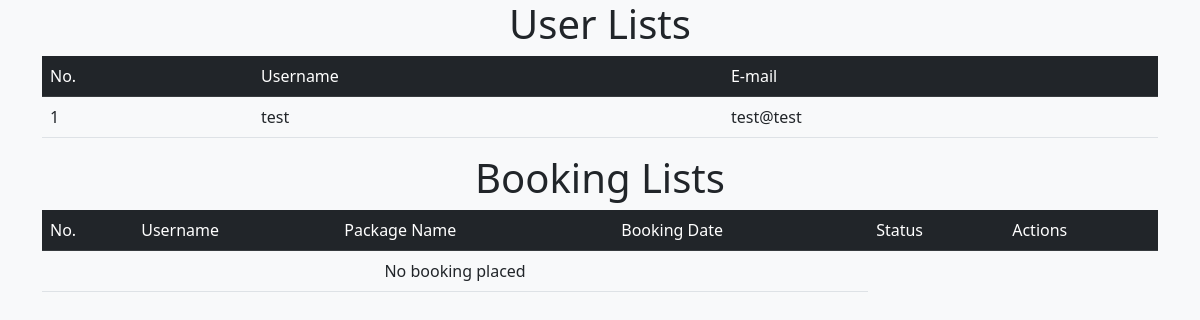
The app's page /views/adminPanel.php, older data.
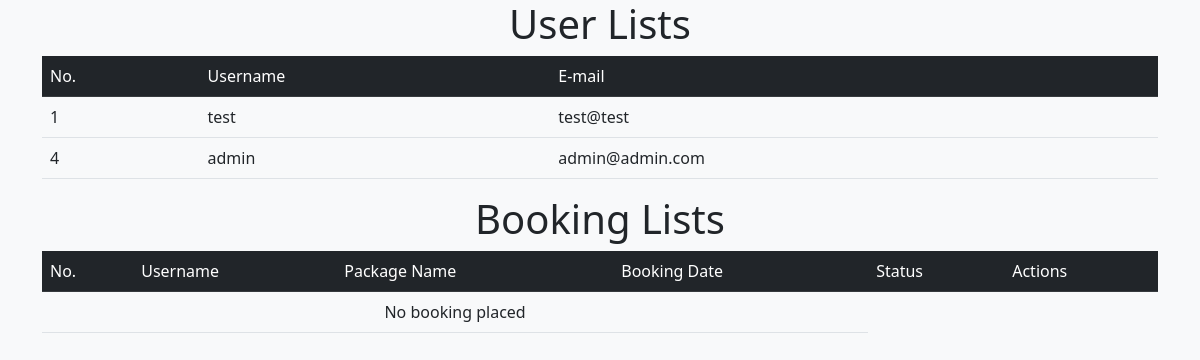
The same page, newer data.
### tables this page shows
CREATE TABLE `users` (
  `id` int(11) NOT NULL,
  `username` varchar(255) NOT NULL,
  `email` varchar(255) NOT NULL,
  `password` varchar(255) NOT NULL
);

### views/adminPanel.php (the view, shortened to what this page needs)
<?php
require_once('../functions/connectDB.php');
?>
<!DOCTYPE html>
<html lang="en">
<head>
    <link href="https://cdn.jsdelivr.net/npm/bootstrap@5.0.1/dist/css/bootstrap.min.css" rel="stylesheet">
    <link rel="stylesheet" href="https://cdn.jsdelivr.net/npm/bootstrap-icons@1.5.0/font/bootstrap-icons.css">
</head>
<body class="bg-light">
    <div class="container">
        <h1 class="text-center">User Lists</h1>
        <table class="table table-hover">
            <tr class="table-dark">
                <td>No.</td>
                <td>Username</td>
                <td>E-mail</td>
            </tr>
            <?php
                $sql = "SELECT * FROM users";
                $result = mysqli_query($conn, $sql);
                if(mysqli_num_rows($result) > 0){
                    while($row = mysqli_fetch_assoc($result)){
            ?>
                <tr>
                    <td><?php echo $row['id']; ?></td>
                    <td><?php echo $row['username']; ?></td>
                    <td><?php echo $row['email']; ?></td>
                </tr>
            <?php
                    }
                }
            ?>
        </table>
    </div>
    <div class="container">
        <h1 class="text-center">Booking Lists</h1>
        <table class="table table-hover">
            <tr class="table-dark">
                <td>No.</td>
                <td>Username</td>
                <td>Package Name</td>
                <td>Booking Date</td>
                <td>Status</td>
                <td>Actions</td>
            </tr>
            <?php
                $sql = "SELECT bookinglist.id AS bookID,
                bookinglist.bookSetDate AS bookSetDate,
                tourpackage.pkgTitle AS pkgTitle,
                users.username AS username,
                bookinglist.bookFirstName AS firstName,
                bookinglist.bookLastName AS lastName,
                bookinglist.bookNric AS nric,
                bookinglist.bookBirthDate AS birthDate,
                bookinglist.bookPhoneNumber AS phoneNumber,
                bookinglist.bookAddress AS address,
                bookinglist.bookAdultQuantity AS adultQuantity,
                bookinglist.bookChildQuantity AS childQuantity,
                bookinglist.bookPaymentMethod AS paymentMethod,
                bookinglist.bookApprove AS bookApprove
                FROM bookinglist LEFT JOIN tourpackage ON bookinglist.pkgID = tourpackage.id LEFT JOIN users ON users.id = bookingList.userID";
                $result = mysqli_query($conn, $sql);
                if(mysqli_num_rows($result) > 0){
                    while($row = mysqli_fetch_assoc($result)){
                        $name = ($row['firstName'] . ' ' . $row['lastName']);
                        $approveStatus = "";
                        if($row['bookApprove'] == 0){
                            $approveStatus = "Pending";
                        }else if($row['bookApprove'] == 1){
                            $approveStatus = "Approved";
                        }else if($row['bookApprove'] == 2){
                            $approveStatus = "Not Approved";
                        }
            ?>
                <tr>
                    <td><?php echo $row['bookID']; ?></td>
                    <td><?php echo $row['username']; ?></td>
                    <td><?php echo $row['pkgTitle']; ?></td>
                    <td><?php echo $row['bookSetDate']; ?></td>
                    <td><?php echo $approveStatus; ?></td>
                    <td>
                        <button type="button" class="btn btn-sm btn-primary" data-bs-toggle="modal" data-bs-target="#moreDetailsID<?php echo $row['bookID']; ?>">More Details</button>
                        <button class="btn btn-sm btn-danger" onclick="deleteBooking(<?php echo $row['bookID']; ?>)">Delete</button>
                        <button class="btn btn-sm btn-success" onclick="toggleBooking(<?php echo $row['bookID']; ?>, <?php echo $row['bookApprove'] ?>)">Approve/Not Approve</button>
                    </td>
                </tr>
                <div class="modal fade" id="moreDetailsID<?php echo $row['bookID']; ?>" tabindex="-1" aria-labelledby="moreDetailsLabel" aria-hidden="true">
                    <div class="modal-dialog modal-xl">
                        <div class="modal-content">
                            <div class="modal-header">
                                <h5 class="modal-title">Details</h5>
                                <button type="button" class="btn-close" data-bs-dismiss="modal" aria-label="Close"></button>
                            </div>
                            <div class="modal-body">
                                <div class="row">
                                    <div class="col-md-3">
                                        Name:
                                    </div>
                                    <div class="col-md-3">
                                        <?php echo $name; ?>
                                    </div>
                                    <div class="col-md-3">
                                        NRIC:
                                    </div>
                                    <div class="col-md-3">
                                        <?php echo $row['nric']; ?>
                                    </div>
                                    <div class="col-md-3">
                                        Birth Date:
                                    </div>
                                    <div class="col-md-3">
                                        <?php echo $row['birthDate']; ?>
                                    </div>
                                    <div class="col-md-3">
                                        Phone number:
                                    </div>
                                    <div class="col-md-3">
                                        <?php echo $row['phoneNumber']; ?>
                                    </div>
                                    <div class="col-md-3">
                                        Address:
                                    </div>
                                    <div class="col-md-9">
                                        <?php echo $row['address']; ?>
                                    </div>
                                    <div class="col-md-3">
                                        Adult quantity:
                                    </div>
                                    <div class="col-md-3">
                                        <?php echo $row['adultQuantity']; ?>
                                    </div>
                                    <div class="col-md-3">
                                        Child quantity:
                                    </div>
                                    <div class="col-md-3">
                                        <?php echo $row['childQuantity']; ?>
                                    </div>
                                    <div class="col-md-3">
                                        Payment method:
                                    </div>
                                    <div class="col-md-3">
                                        <?php echo $row['paymentMethod']; ?>
                                    </div>
                                </div>
                            </div>
                            <div class="modal-footer">
                                <button type="button" class="btn btn-secondary" data-bs-dismiss="modal">Close</button>
                            </div>
                        </div>
                    </div>
                </div>
            <?php
                    }
                }else{
            ?>
                <tr>
                    <td colspan="4" class="text-center">No booking placed</td>
                </tr>
            <?php
                }
            ?>
        </table>
    </div>
</body>
</html>

Row changes from the older to the newer data that the page shows:
added users: id "4", username "admin", email "admin@admin.com"
